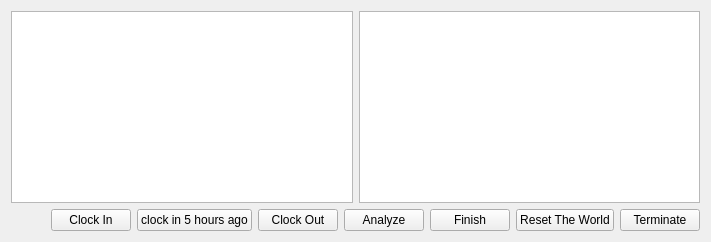
      <widget class="QWidget" name="admin">
       <layout class="QGridLayout" name="gridLayout_2">
        <item row="1" column="0">
         <layout class="QHBoxLayout" name="horizontalLayout_20">
          <item>
           <spacer name="horizontalSpacer_15">
            <property name="orientation">
             <enum>Qt::Horizontal</enum>
            </property>
            <property name="sizeHint" stdset="0">
             <size>
              <width>40</width>
              <height>20</height>
             </size>
            </property>
           </spacer>
          </item>
          <item>
           <widget class="QPushButton" name="admin_clockin">
            <property name="text">
             <string>Clock In</string>
            </property>
           </widget>
          </item>
          <item>
           <widget class="QPushButton" name="admin_clockin5hoursago">
            <property name="text">
             <string>clock in 5 hours ago</string>
            </property>
           </widget>
          </item>
          <item>
           <widget class="QPushButton" name="admin_clockout">
            <property name="text">
             <string>Clock Out</string>
            </property>
           </widget>
          </item>
          <item>
           <widget class="QPushButton" name="admin_analyze">
            <property name="text">
             <string>Analyze</string>
            </property>
           </widget>
          </item>
          <item>
           <widget class="QPushButton" name="admin_finished">
            <property name="text">
             <string>Finish</string>
            </property>
           </widget>
          </item>
          <item>
           <widget class="QPushButton" name="admin_reset">
            <property name="text">
             <string>Reset The World</string>
            </property>
           </widget>
          </item>
          <item>
           <widget class="QPushButton" name="admin_terminate">
            <property name="text">
             <string>Terminate</string>
            </property>
           </widget>
          </item>
         </layout>
        </item>
        <item row="0" column="0">
         <layout class="QVBoxLayout" name="verticalLayout_7">
          <item>
           <layout class="QHBoxLayout" name="horizontalLayout">
            <item>
             <widget class="QTableWidget" name="admin_employee_list_table">
              <property name="font">
               <font>
                <pointsize>20</pointsize>
               </font>
              </property>
              <property name="editTriggers">
               <set>QAbstractItemView::DoubleClicked</set>
              </property>
             </widget>
            </item>
            <item>
             <widget class="QTableWidget" name="admin_project_list_table">
              <property name="font">
               <font>
                <pointsize>20</pointsize>
               </font>
              </property>
             </widget>
            </item>
           </layout>
          </item>
         </layout>
        </item>
       </layout>
      </widget>
